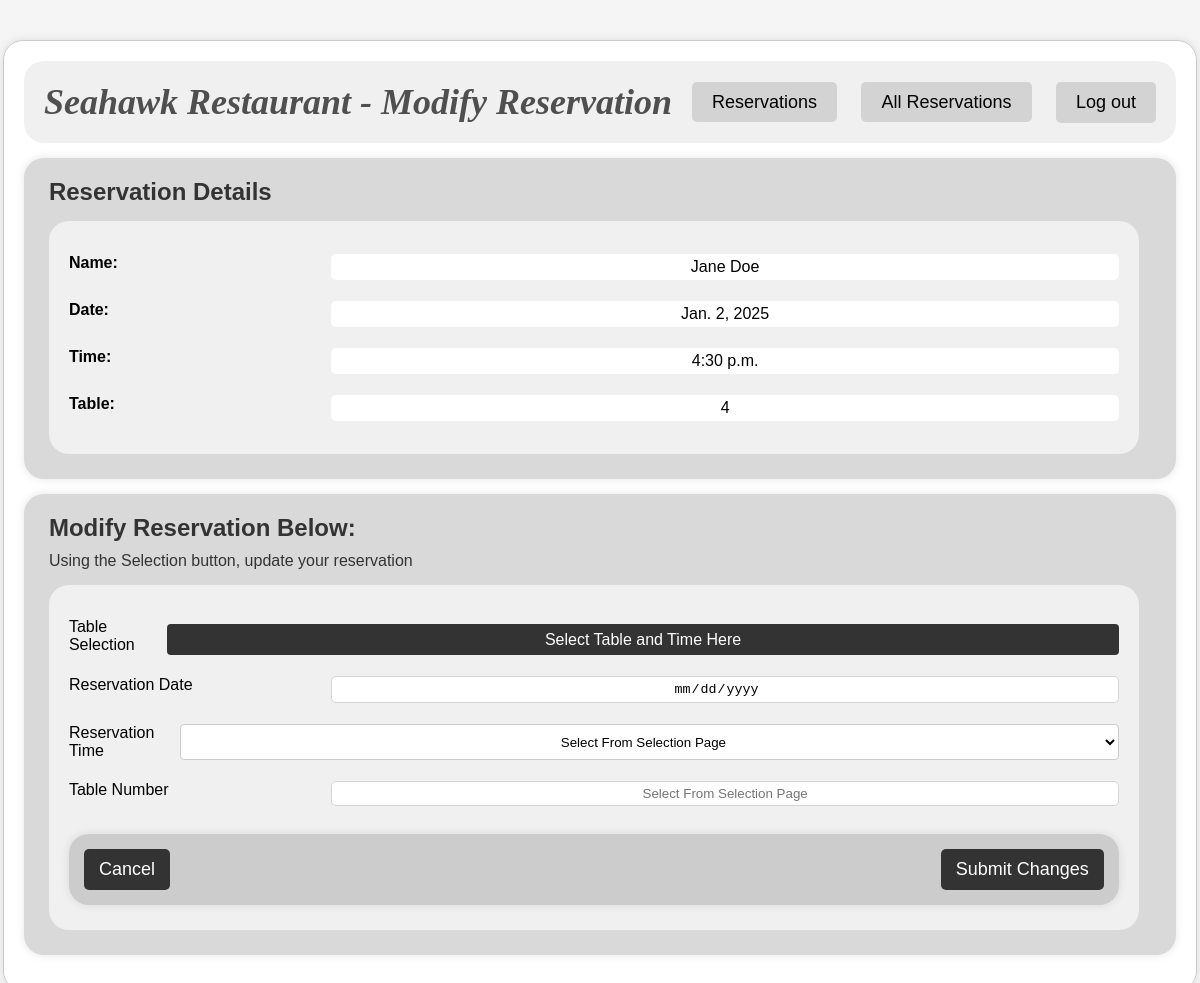
Screenshot of /viewall/modify/3/ (signed in) with the database file from the repository.
### pages/models.py (models this page shows, shortened)
class Reservation(models.Model):
    tablenum = models.IntegerField(default=1)
    date = models.DateField(default=datetime.date.today)
    time = models.TimeField(default=datetime.time(19, 0))
    reservedBy = models.ForeignKey(User, null=True, blank=True, on_delete=models.SET_NULL)
    checked_in = models.BooleanField(default=False)  # Check-in feature added
    class Meta:
        unique_together = ('tablenum', 'date', 'time')

### pages/views.py (the view, shortened to what this page needs)
# urls.py: path('viewall/modify/<int:reservation_id>/', views.modify_reservation, name='modify_reservation'),
def modify_reservation(request, reservation_id):
    print("reservation_id received in view:", reservation_id)
    try:
        reservation = Reservation.objects.get(id=reservation_id)
    except Reservation.DoesNotExist:
        return redirect('viewall_reservation')
    if not request.session.has_key('username'):
        messages.error(request, 'User not authorised!')
        return redirect('home')
    if not User.objects.get(username=request.session.get('username')).is_staff and reservation.reservedBy.username != request.session.get('username'):
        messages.error(request, 'User not authorised!')
        return redirect('home')
    success = False
    failure_reason = None
    neutral = False
    is_submitted = False
    modifying = True
    modified_date = request.GET.get('resdate')
    modified_time = request.GET.get('restime')
    modified_tablenum = request.GET.get('tablenumber')
    print("tablenumber: ", modified_tablenum, " / mod date: ", modified_date, "/ ", modified_time)
    return render(request, 'pages/ReservationComponent/ModifyReservation.html', {
        'reservation': reservation,
        'reservation_id': reservation_id,
        'success': success if is_submitted else None,
        'neutral': neutral if is_submitted else None,
        'failure_reason': failure_reason if is_submitted else None,
        'modifying': request.session.get('modifying', False),
        'modified_time': modified_time,
        'modified_date': modified_date,
        'modified_tablenum': modified_tablenum
    })

### pages/templates/pages/ReservationComponent/ModifyReservation.html (shortened to what this page needs)
{% load static %}
<!DOCTYPE html>
<html lang="en">
<head>
    <link rel="stylesheet" href="{% static 'css/styles.css'%}">
    <link rel="stylesheet" href="{% static 'css/ModifyReservationPage.css'%}">
</head>
<body>
    <main class="main">
        <div class="container">
            <header>
                <h1>Seahawk Restaurant - Modify Reservation</h1>
                <nav>
                <a href="{% url 'reservation_page' %}">Reservations</a>
                <a href="{% url 'viewall_reservations' %}">All Reservations</a>
                <form action="{% url 'logout' %}" method="POST" style="display:inline;">
                    <button type="submit">Log out</button>
                </form>
                </nav>
            </header>
            <div class="reservation-details">
                <h3>Reservation Details</h3>
                    <div class="reservation">
                        <div class="result-item">
                            <p class="result-item-field">Name:</p>
                            <p class="result-item-content">{{ reservation.reservedBy.first_name }} {{ reservation.reservedBy.last_name }}</p>
                        </div>
                        <div class="result-item">
                            <p class="result-item-field">Date:</p>
                            <p class="result-item-content">{{ reservation.date }}</p>
                        </div>
                        <div class="result-item">
                            <p class="result-item-field">Time:</p>
                            <p class="result-item-content">{{ reservation.time }}</p>
                        </div>
                        <div class="result-item">
                            <p class="result-item-field">Table:</p>
                            <p class="result-item-content">{{ reservation.tablenum }}</p>
                        </div>
                </div>
            </div>
            <div class="modify-reservation">
                <h3>Modify Reservation Below: </h3>
                <p>Using the Selection button, update your reservation</p>
                <form action="{% url 'modify_reservation' reservation_id=reservation_id %}" method="POST" class="reservation">
                    <div class="result-item">
                        <label for="table_statuses">Table Selection</label>
                        <a href="{% url 'table_statuses' %}?modifying=True&reservation_id={{ reservation.id }}&date={{ date }}&time={{ time }}&selected_table={{ selected_table }}">Select Table and Time Here</a>
                    </div>
                    <div class="result-item">
                        <label for="modified_date">Reservation Date</label>
                        <input type="date" id="modified_date" name="modified_date" {% if modified_date %} value="{{ modified_date }}" {% endif %} readonly required>
                    </div>
                    <div class="result-item">
                        <label for="modified_time">Reservation Time</label>
                        <select id="modified_time" name="modified_time" required>
                            <option value="None" {% if not modified_time %} selected {% else %} disabled {% endif %}>Select From Selection Page</option>
                        </select>
                    </div>
                    <div class="result-item">
                        <label for="modified_tablenum">Table Number</label>
                        <input type="text" id="modified_tablenum" name="modified_tablenum" min="1" max="10" placeholder="Select From Selection Page" {% if modified_tablenum %} value="{{ modified_tablenum }}" {% endif %} readonly>
                    </div>
                    <div class="submit-box">
                        {% if user.is_staff %}
                            <a href="{% url 'viewall_reservations' %}">
                                <button type="button" name="cancel">Cancel</button>
                            </a>
                        {% else %}
                            <a href="{% url 'reservation_page' %}">
                                <button type="button" name="cancel">Cancel</button>
                            </a>
                        {% endif %}
                        <button type="submit" name="submit" value="yes">Submit Changes</button>
                    </div>
                </form>
            </div>
        </div>
    </main>
</body>
</html>

### pages/static/css/styles.css (style rules this page uses)
* { margin: 0; padding: 0; box-sizing: border-box; border-radius: 20px; }
body { font-family: Arial, sans-serif; background-color: #f5f5f5; background-image: url('../../../static/images/meal-platters.png'); background-attachment: fixed; background-size: cover; background-repeat: no-repeat; background-position: center; min-height: 100vh; }
.container { max-width: 1200px; margin: 0 auto; padding: 20px; background-color: #ffffff; border: 1px solid #ccc; box-shadow: 0 0 10px rgba(0, 0, 0, 0.1); border-radius: 20px; }
header { display: flex; justify-content: space-between; align-items: center; padding: 20px; background-color: #f0f0f0; }
header h1 { font-family: 'Times New Roman', serif; font-size: 36px; font-style: italic; color: #4f4f4f; text-decoration: none; }
header a { all: unset; cursor: pointer; }
nav a { all: unset; margin-left: 20px; padding: 10px 20px; background-color: #d3d3d3; color: #000; text-decoration: none; border-radius: 5px; font-size: 18px; cursor: pointer; }
nav button { all: unset; margin-left: 20px; padding: 10px 20px; background-color: #d3d3d3; color: #000; text-decoration: none; border-radius: 5px; font-size: 18px; cursor: pointer; }
nav form { all: unset; }
main { display: flex; justify-content: space-between; align-items: center; margin-top: 40px; }

### pages/static/css/ModifyReservationPage.css (style rules this page uses)
.reservation-details { background: #D9D9D9; padding: 20px; border-radius: 20px; box-shadow: 0 0 10px rgba(0, 0, 0, 0.1); margin: 15px auto; text-align: left; width: 100%; max-width: 1200px; }
.reservation-details h3 { margin-bottom: 15px; margin-left: 5px; font-size: 24px; color: #333; }
.modify-reservation { background: #D9D9D9; padding: 20px; border-radius: 20px; box-shadow: 0 0 10px rgba(0, 0, 0, 0.1); margin: 15px auto; text-align: left; width: 100%; max-width: 1200px; }
.modify-reservation h3 { margin-bottom: 10px; margin-left: 5px; font-size: 24px; color: #333; }
.modify-reservation p { margin-bottom: 15px; margin-left: 5px; color: #333 }
.reservation { width: 98%; margin: 5px; padding: 20px; border-radius: 20px; background-color:#f0f0f0; border-color: #b1b1b1; }
.result-item { margin-bottom: 10px; display: flex; flex-direction: row; justify-content: space-between; padding: 8px 0; margin: 5px 0; background-color: #f0f0f0; border-radius: 10px; }
.result-item select { width: 100%; padding: 8px; border: 1px solid #ccc; border-radius: 4px; background-color: #fff; }
.result-item a { all: unset; padding: 7px 0px 6px 0px; background: #333; color: #fff; border-radius: 4px; cursor: pointer; display: block; font-size: medium; text-align: center; width: 100%; margin-top: 6px; }
.result-item input, select { background-color: #ffffff; width: 75%; border: 1px solid #d5d5d5; padding: 4px 10px; border-radius: 5px; text-align: center; }
.result-item-field { font-weight: bold; width: 20%; }
.result-item-content { width: 75%; background-color: #ffffff; padding: 4px 10px; border-radius: 5px; text-align: center; }
.submit-box { background: #ccc; padding: 15px; border-radius: 20px; box-shadow: 0 0 10px rgba(0, 0, 0, 0.1); margin: 20px auto 5px auto; text-align: center; width: 100%; max-width: 1200px; display: flex; justify-content: space-between; }
.submit-box button { display: inline-flex; padding: 10px 15px; background-color: #333; color: #fff; border: none; border-radius: 5px; cursor: pointer; font-size: 18px; }
.submit-box a button { background-color: #333; }

### rows the page displays
Reservation: reservedBy.first_name "Jane", reservedBy.last_name "Doe", date "Jan. 2, 2025", time "4:30 p.m.", tablenum "4"
